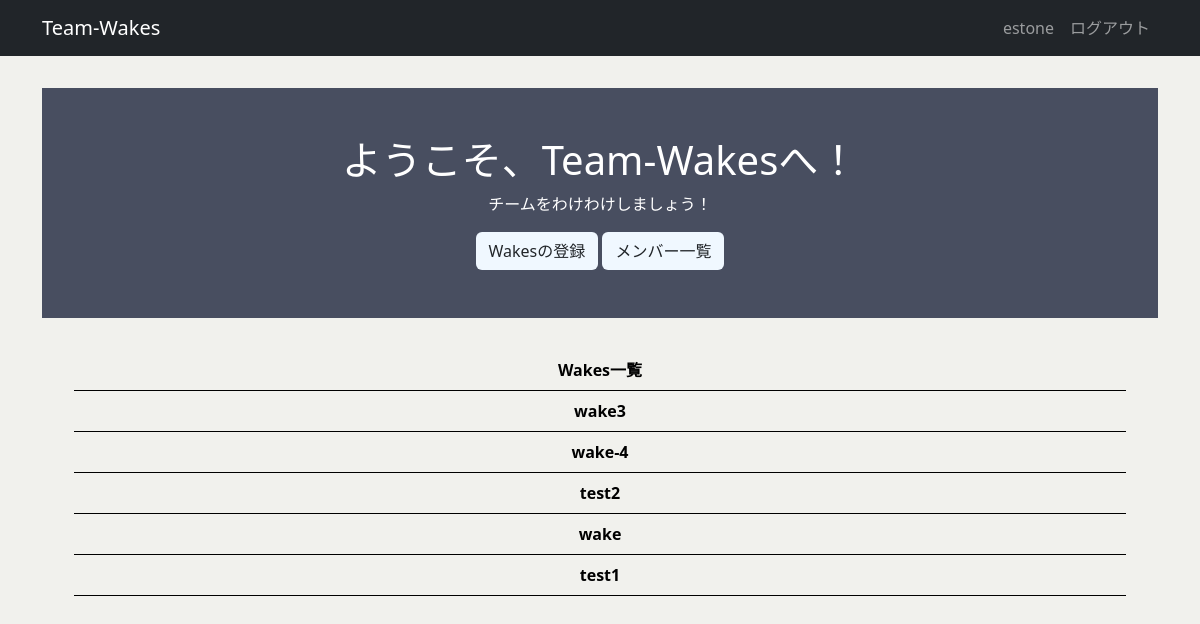
The app's page / (signed in), older data.
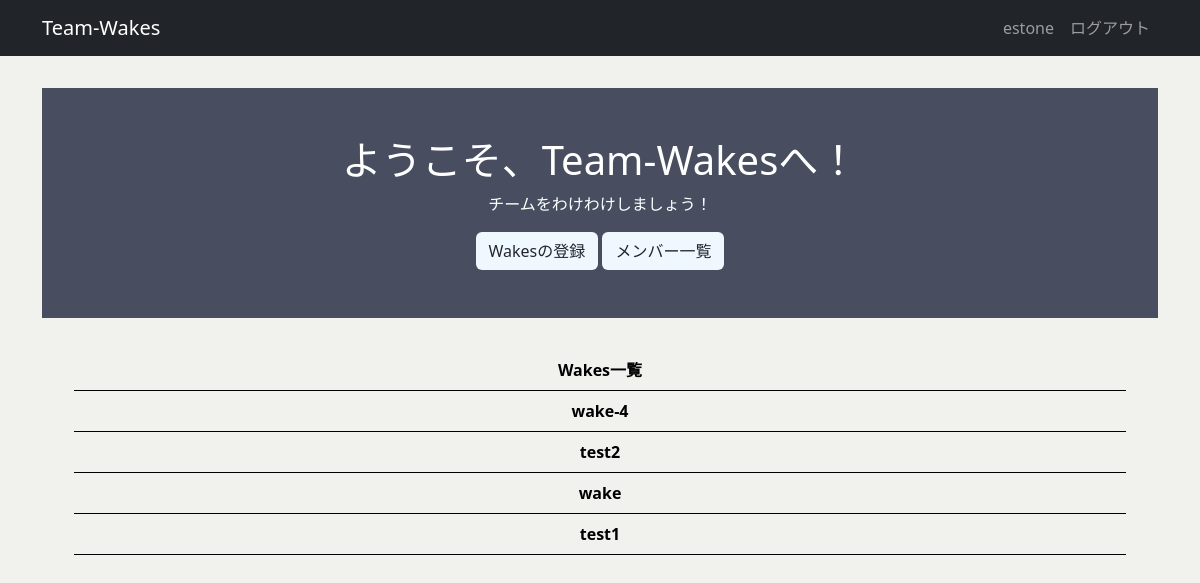
The same page, newer data.
### wakes/models.py (models this page shows, shortened)
class Wake(models.Model):
    name = models.CharField('Wake名', max_length=50)
    description = models.TextField('説明文', max_length=48, default='', null=False, blank=True)
    member = models.ManyToManyField(Member, related_name='members', related_query_name='member')
    created_by = models.ForeignKey(settings.AUTH_USER_MODEL, verbose_name="作成者", on_delete=models.CASCADE)
    class Meta:
        db_table = 'wakes'

### wakes/views.py (the view)
# urls.py: path('', top, name='top'),
def top(request):
    wakes = Wake.objects.all().order_by('-id')
    context = {
        'wakes': wakes,
    }
    return render(request, 'wakes/top.html', context)

### templates/wakes/top.html
{% extends 'base.html' %}
{% load static %}
{% block main %}
  <div class="welcome">
    <h1 class="title">ようこそ、Team-Wakesへ！</h1>
    <p class="subtitle">チームをわけわけしましょう！</p>
    {% if user.is_authenticated %}
      <div class="function-bar">
        <a class="btn btn-color" href="{% url 'wakes:wake_new' %}">Wakesの登録</a>
        <a class="btn btn-color" href="{% url 'member:member' %}">メンバー一覧</a>
      </div>
    {% else %}
      <a class="btn btn-color" href="{% url 'login' %}">ログイン</a>
    {% endif %}
  </div>
  {% if user.is_authenticated %}
    {% if wakes %}
      <ul class="wakes-list">
        <li class="wakes-header">Wakes一覧</li>
        {% for wake in wakes %}
          {% if wake.created_by.id == user.id %}
            <li>
              <a href="{% url 'wakes:wake_detail' wake.id %}" class="wake">
                {{ wake.name }}
              </a>
            </li>
          {% endif %}
        {% endfor %}
      </ul>
    {% else %}
      <p class="message">Wakeはまだありません.</p>
    {% endif %}
  {% else %}
    <div class="welcome">
      <a class="btn btn-color" href="{% url 'wakes:wake_classic' %}">簡易版を利用する</a>
    </div>
  {% endif %}
{% endblock main %}

### templates/base.html (shortened to what this page needs)
{% load static %}
{% load django_bootstrap5 %}
<!DOCTYPE html>
<html lang="ja">
  <head>
    {% bootstrap_css %}
    <link rel="stylesheet" href="{% static 'wakes/css/style.css' %}">
  </head>
  <body>
    <nav class="navbar navbar-expand flex-md-row navbar-dark bg-dark">
      <div class="container justify-content-between">
        <a class="navbar-brand" href="/">Team-Wakes</a>
        <ul class="navbar-nav mr-md-2">
          {% if user.is_authenticated %}
            <li class="nav-item">
              <a class="nav-link">{{ user.username }}</a>
              <a class="nav-link" href="{% url 'logout' %}">ログアウト</a>
            </li>
          {% endif %}
        </ul>
      </div>
    </nav>
    <main>
      <div class="container">
        {% block main %}{% endblock main %}
      </div>
    </main>
  </body>
</html>

### static/wakes/css/style.css (style rules this page uses)
body { background-color: rgb(241, 241, 237); }
main { padding: 2rem 0; }
a { display: block; text-decoration: none; color: rgb(241, 241, 237); }
.welcome { color: white; padding: 3rem 0; margin-bottom: 2rem; background-color: #484e60; align-items: center; display: flex; flex-direction: column; }
.wakes-list > li { border-bottom: 1px solid black; color: rgb(0, 0, 0); font-weight: bold; list-style: none; text-align: center; width: auto; line-height: 40px; margin-right: 32px; }
.wake { display: block; text-decoration: none; color: black; }
.wakes-header { border-bottom: 1px solid black; }
.btn-color { background-color: aliceblue; }
.nav-item { display: flex; }

Row changes from the older to the newer data that the page shows:
removed Wake: name "wake3"
